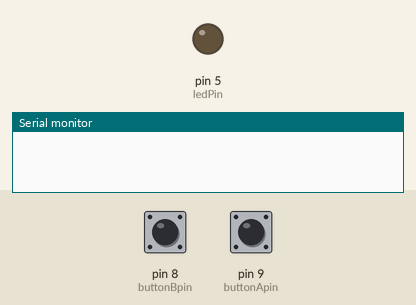
The sketch below on a simulated Arduino Uno, built with avr-gcc and run on an emulated ATmega328P. On the bench: output pins drawn as LEDs (lit = HIGH), the last lines printed to the serial monitor. The inputs (shaded band) are chosen by the test bench; at power-on: pin 9 (buttonApin) HIGH, pin 8 (buttonBpin) HIGH.

Above: at 1.2 s.
1.3 s: pin 9 (buttonApin) pulled LOW for 0.15 s
At 2.5 s:
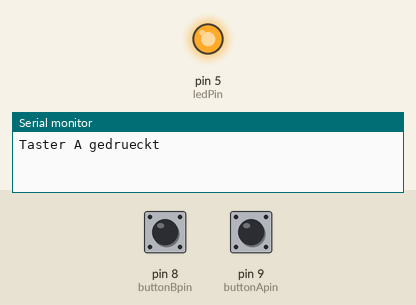
2.9 s: pin 8 (buttonBpin) pulled LOW for 0.15 s
At 3.8 s:
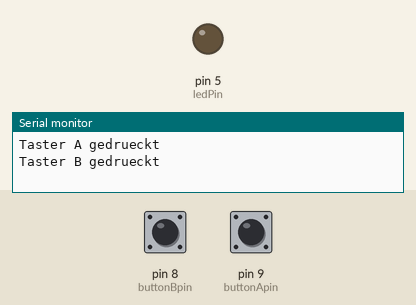
4.5 s: pin 9 (buttonApin) pulled LOW for 1 s
At 5.1 s:
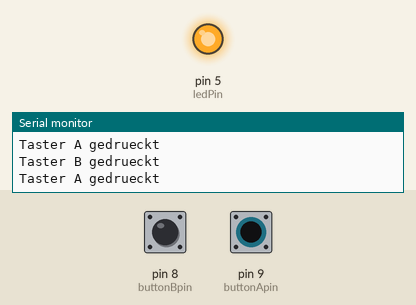
7.0 s: pin 8 (buttonBpin) pulled LOW for 1 s
At 8.2 s:
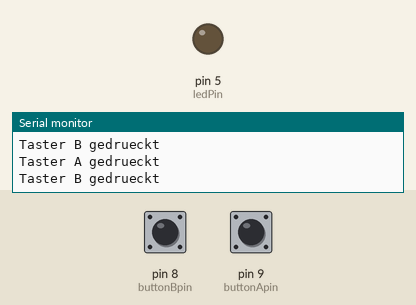
Timing chart, 0 to 10.0 s (numbered marks = the images above; inputs shaded):
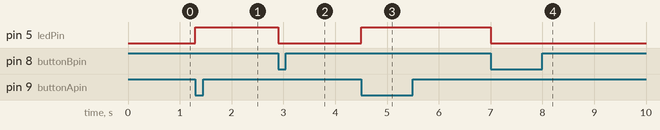

The sketch:

04_taster_flankenerkennung.ino
```cpp
// 04 – Taster und Serieller Monitor
// Taster A (Pin 9) schaltet die LED ein, Taster B (Pin 8) schaltet sie aus.
// Mit Flankenerkennung wird jede Betätigung nur einmal gemeldet.

int ledPin = 5;
int buttonApin = 9;
int buttonBpin = 8;

int lastStateA = HIGH;   // vorheriger Zustand von Taster A (Merker)
int lastStateB = HIGH;   // vorheriger Zustand von Taster B (Merker)

void setup() {
  Serial.begin(9600);
  pinMode(ledPin, OUTPUT);
  pinMode(buttonApin, INPUT_PULLUP);   // nicht gedrückt = HIGH, gedrückt = LOW
  pinMode(buttonBpin, INPUT_PULLUP);
}

void loop() {
  int stateA = digitalRead(buttonApin);

  // Flankenerkennung: vorher nicht gedrückt (HIGH), jetzt gedrückt (LOW)
  if (stateA == LOW && lastStateA == HIGH) {
    digitalWrite(ledPin, HIGH);
    Serial.println("Taster A gedrueckt");
  }
  lastStateA = stateA;

  int stateB = digitalRead(buttonBpin);

  if (stateB == LOW && lastStateB == HIGH) {
    digitalWrite(ledPin, LOW);
    Serial.println("Taster B gedrueckt");
  }
  lastStateB = stateB;
}
```

Measured:
- after the input at 1.3 s, pin 5 (ledPin): LOW → HIGH at once
- after the input at 2.9 s, pin 5 (ledPin): HIGH → LOW at once
- after the input at 4.5 s, pin 5 (ledPin): LOW → HIGH at once
- after the input at 7.0 s, pin 5 (ledPin): HIGH → LOW at once
